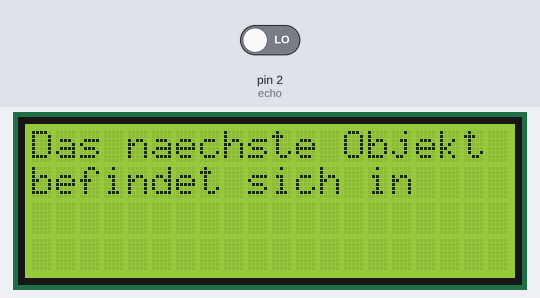
A sketch run on a simulated Arduino Uno, built with avr-gcc and run on an emulated ATmega328P. Parts: 20×4 character LCD. The test bench sets the inputs (shaded band); at power-on: pin 2 (echo) LOW. What the sketch prints to the serial monitor is not drawn.

Above: at 0.1 s.
At 1.2 s:
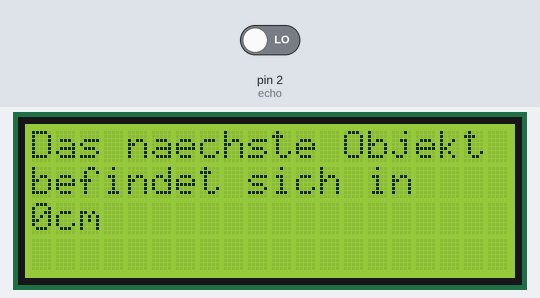

The sketch:

UltraschallMitLCD.ino
```cpp
#include <Wire.h>
#include <LiquidCrystal_I2C.h>
LiquidCrystal_I2C lcd(0x27,20,4);

void setup() {
  lcd.backlight();
  lcd.init();
  lcd.setCursor(0,0);
  lcd.print("Das naechste Objekt");   //Text einmal hinschreiben, damit das nicht jeden Durchlauf gemacht werden muss.
  lcd.setCursor(0,1);
  lcd.print("befindet sich in");
  #define trigger 3                   //Ein- & Augang für Ultraschall als Konstanten
  #define echo 2
  digitalWrite(trigger, LOW);
  Serial.begin(9600);
}

void loop() {
  // put your main code here, to run repeatedly:
  float entfernung = 0;
  long zeit = 0;
  noInterrupts();                   //Da der Ultraschallsensor zeitkritisch ist, werden interupts deaktiviert
  digitalWrite(trigger, LOW);
  delayMicroseconds(5);             //erst sichergehen dass der Ultraschallsensor stumm ist, dann einen 10msec Impuls aussenden.
  digitalWrite(trigger, HIGH);
  delayMicroseconds(10);
  digitalWrite(trigger, LOW);
  zeit = pulseIn(echo, HIGH);       //einen Moment warten in der Hoffnung, dass die Wellen irgendwo reflektiert wurden
  entfernung = (zeit/2) * 0.03435;  //aus Wartezeit Entfernung berechnen
  interrupts();                         // durch 2, da der Schall den Weg hin und zurück läuft; mal 0.034535 da etwa Schallgeschwindigkeit
  lcd.backlight();
  lcd.setCursor(0,2);
  lcd.print("                    ");
  lcd.setCursor(0,2);
  lcd.print(int(entfernung));
  lcd.print("cm");
  Serial.print(zeit);
  Serial.print("    ");
  Serial.println(entfernung);
  delay(1000);

}
```
